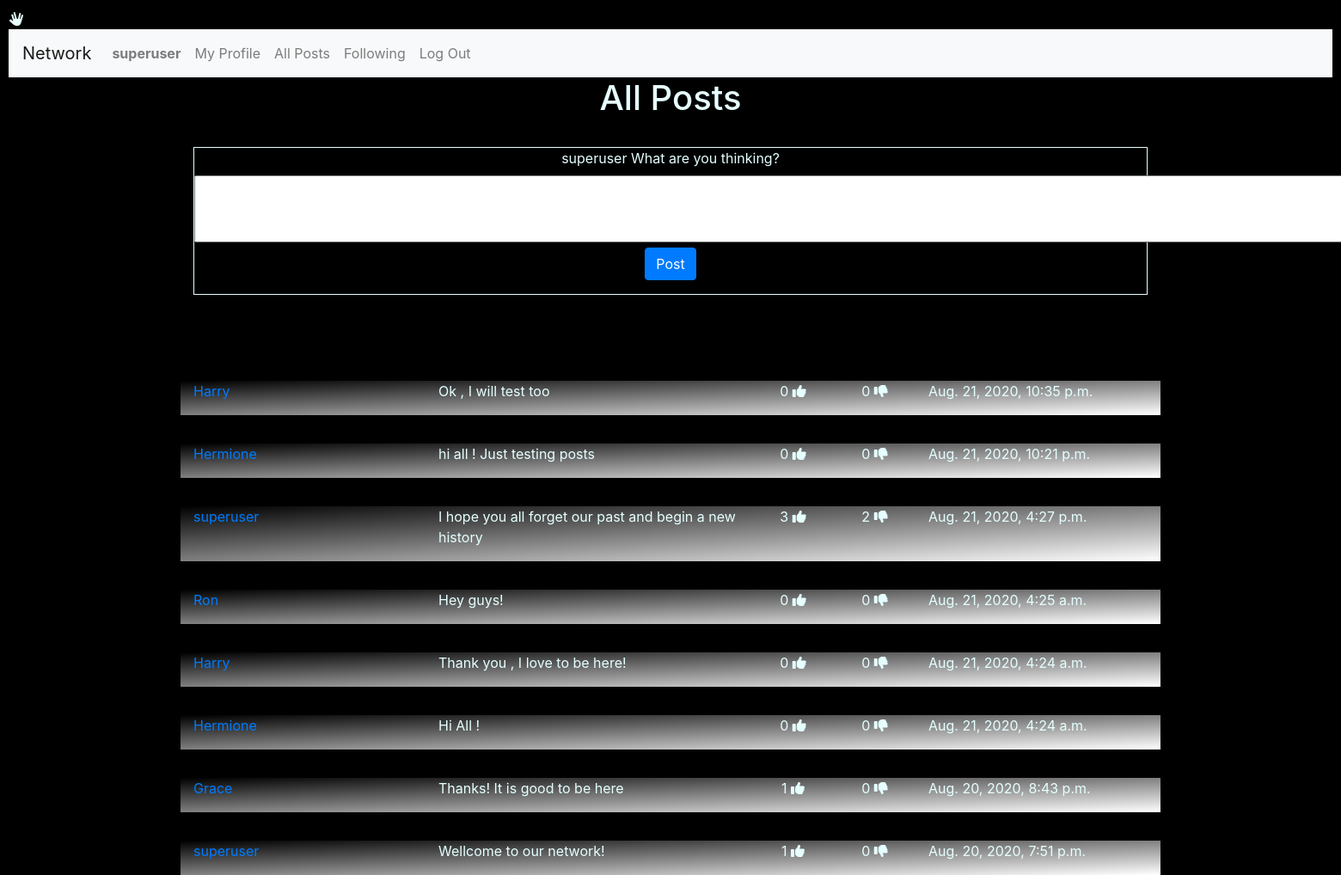
Screenshot of / (signed in) with the database file from the repository.
### network/models.py (models this page shows)
class User(AbstractUser):
    pass

### network/views.py (the view)
# urls.py: path("", views.index, name="index"),
def index(request):
    if request.user.is_authenticated:
        result_list = []
        result_list = allposts()
        context={
            "AllPosts": result_list,
            "NewPostForm":NewPostForm(),
        }
        return render(request, "network/index.html", context)
    else:
        context={
            "Message": "Please Login or join our Network",
        }
        return render(request, "network/login.html", context)

### network/views.py
class NewPostForm(forms.Form):
    NewPost = forms.CharField(label= "What are you thinking?",widget=forms.Textarea( attrs={'rows':'3' , 'cols':'150','text-align': 'center'}))

### network/views.py (called while the page is built)
def allposts():
    with connection.cursor() as cursor:
        cursor.execute(f"""
            SELECT u.username, pr.Avatar, po.Post, po.Date, po.Likes, po.Unlikes
            FROM network_user u, network_profile pr, network_posts po
            WHERE pr.User_id = po.User_id AND po.User_id = u.id
            ORDER BY po.Date DESC""")
        results = dictfetchall(cursor)
    return results

def dictfetchall(cursor):
    columns = [col[0] for col in cursor.description]
    return [
        dict(zip(columns, row))
        for row in cursor.fetchall()
    ]

### network/templates/network/index.html (shortened to what this page needs)
{% extends "network/layout.html" %}
{% block body %}
  <h1>All Posts</h1>
  <hr>
  <div class="container" >
      <form action="{% url 'network:post' request.user %}" method="post" style="border: 1px solid #e6ffff ;">
          <p style="text-align:center;">
            {{request.user}}
            {{ NewPostForm }}
            <button class="btn btn-primary" type="Submit" id="newpost" name="newpost">Post</button></p>
      </form>
  </div>
  <form>
  {% if AllPosts|length > 0 %}
      {% for A in AllPosts %}
          <div class="container" style="width:90%; position:relative; top:100px;background-image: linear-gradient(to top left, white, gray,black );">
              <div class="row"  width="1700px">
                  <div class="col-lg-3">
                      <p><a href="{% url 'network:profile' A.username %}" >  {{A.username}} </a> </p>
                  </div>
                  <div class="col-lg-4">
                           <p> {{A.Post}} </p>
                  </div>
                  <div class="col-lg-1" style="text-align: center;">
                           {%if A.Likes == None%}
                             <p> 0 <i class="fas fa-thumbs-up"></i></p>
                           {% else %}
                              <p> {{ A.Likes }}  <i class="fas fa-thumbs-up"></i></p>
                           {% endif %}
                  </div>
                  <div class="col-lg-1" style="text-align: center;">
                           {%if A.Unlikes  == None%}
                                <p> 0  <i class="fas fa-thumbs-down"></i></p>
                            {% else %}
                                <p> {{ A.Unlikes }}  <i class="fas fa-thumbs-down"></i></p>
                            {% endif %}
                      </div>
                      <div class="col-lg-3">
                         <p> {{A.Date}} </p>
                      </div>
                  </div>
              </div>
              <hr>
      {% endfor %}
  {% endif %}
  </form>
  {% endblock %}

### network/templates/network/layout.html (shortened to what this page needs)
{% load static %}
<!DOCTYPE html>
<html lang="en">
    <head>
        <link rel="stylesheet" href="https://stackpath.bootstrapcdn.com/bootstrap/4.4.1/css/bootstrap.min.css">
        <link rel="stylesheet" href="https://cdnjs.cloudflare.com/ajax/libs/font-awesome/4.7.0/css/font-awesome.min.css">
        <link href="{% static 'network/styles.css' %}" rel="stylesheet">
        <i class="fas fa-hand-spock"></i>
    </head>
    <body>
        <nav class="navbar navbar-expand-lg navbar-light bg-light">
            <a class="navbar-brand" href="#">Network</a>
            <div>
              <ul class="navbar-nav mr-auto">
                {% if user.is_authenticated %}
                    <li class="nav-item">
                        <a class="nav-link" href="#"><strong>{{ user.username }}</strong></a>
                    </li>
                    <li class="nav-item">
                      <a class="nav-link" href="{% url 'network:profile' user.username  %}">My Profile</a>
                    </li>
                {% endif %}
                <li class="nav-item">
                  <a class="nav-link" href="{% url 'network:index' %}">All Posts</a>
                </li>
                {% if user.is_authenticated %}
                    <li class="nav-item">
                        <a class="nav-link" href="#">Following</a>
                    </li>
                    <li class="nav-item">
                        <a class="nav-link" href="{% url 'network:logout' %}">Log Out</a>
                    </li>
                {% endif %}
              </ul>
            </div>
          </nav>
        <div class="body">
            {% block body %}
            {% endblock %}
        </div>
    </body>
</html>

### network/static/network/styles.css (style rules this page uses)
body { padding: 10px; color: #e6ffff ; background-color: black; background-position: center; background-repeat: no-repeat; background-size: cover; height: 100%; width: 100%; }
h1 { text-align: center; }

### rows the page displays
User: username "superuser", user "superuser", Post "I hope you all forget our past and begin a new history", Likes "3", Unlikes "2", Date "Aug. 21, 2020, 4:27 p.m.", Post "Wellcome to our network!", Likes "1", Unlikes "0", Date "Aug. 20, 2020, 7:51 p.m."

### other values shown
{{ A.username }} "Harry" "Hermione" "Ron" "Harry" "Hermione" "Grace"
{{ A.Post }} "Ok , I will test too" "hi all ! Just testing posts" "Hey guys!" "Thank you , I love to be here!" "Hi All !" "Thanks! It is good to be here"
{{ A.Date }} "Aug. 21, 2020, 10:35 p.m." "Aug. 21, 2020, 10:21 p.m." "Aug. 21, 2020, 4:25 a.m." "Aug. 21, 2020, 4:24 a.m." "Aug. 21, 2020, 4:24 a.m." "Aug. 20, 2020, 8:43 p.m."
{{ A.Likes }} "1"
